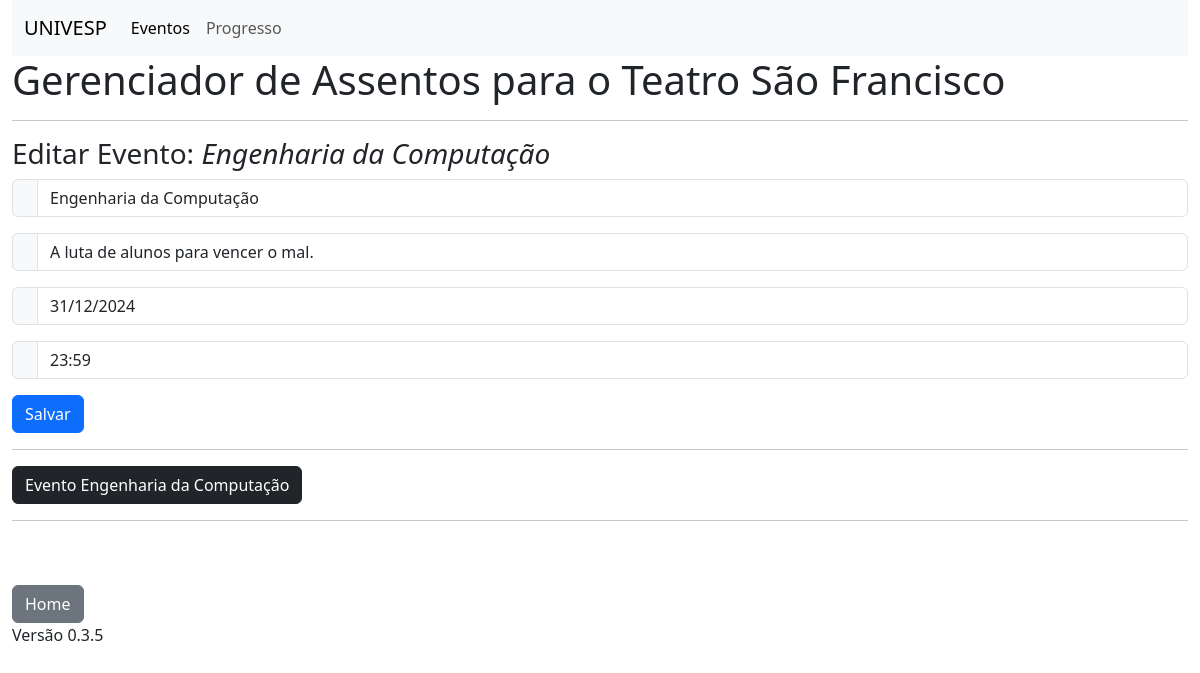
Page /evento_editar/1 on the earlier database version.
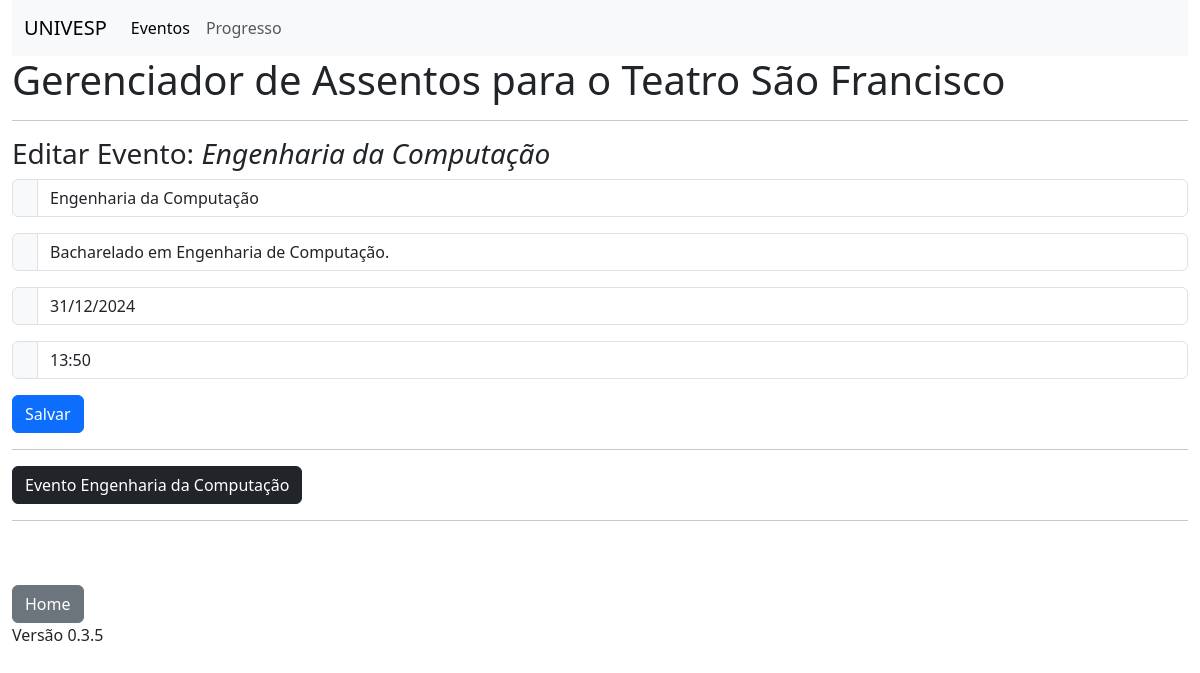
Same page on the later database version.
### models.py (models this page shows, shortened)
class Evento(db.Model):
    __tablename__ = 'eventos'
    id = db.Column(db.Integer, primary_key=True)
    nome = db.Column(db.String(100))
    descricao = db.Column(db.String(256))
    data = db.Column(db.String(10))
    hora_inicio = db.Column(db.String(5))
    lotacao = db.Column(db.Integer)
    arrecadacao = db.Column(db.Float)
    assentos = db.relationship('Assento', back_populates='evento', cascade="all, delete")
    usuario_id = db.Column(db.Integer, db.ForeignKey('usuarios.id'))
    usuario = db.relationship('Usuario', back_populates='eventos')
    clientes = db.relationship('Cliente',
                               secondary=Cliente_Evento.__table__,
                               back_populates='eventos')

### routes.py (the view, shortened to what this page needs)
@app.route('/evento_editar/<int:id>', methods=['GET','POST'])
def evento_editar(id):
    evento = Evento.query.get(id)
    if request.method=='GET':
        return render_template('evento_editar.html', evento=evento)

### templates/evento_editar.html
{% extends 'base.html' %}
{% block conteudo %}
<h1>Gerenciador de Assentos para o Teatro São Francisco</h1>
<hr>
<h3>Editar Evento: <i>{{evento.nome}}</i></h3>
<form action="/evento_editar/{{evento.id}}" method="post">
  <div class="input-group mb-3">
    <span class="input-group-text" id="basic-addon1"></span>
    <input type="text" class="form-control"
        placeholder="Nome do evento" aria-label="Username" aria-describedby="basic-addon1" name="nome" required value="{{evento.nome}}">
  </div>
  <div class="input-group mb-3">
    <span class="input-group-text" id="basic-addon1"></span>
    <input type="text" class="form-control"
        placeholder="Descrição" aria-label="Username" aria-describedby="basic-addon1" name="descricao" required value="{{evento.descricao}}">
  </div>
  <div class="input-group mb-3">
    <span class="input-group-text" id="basic-addon1"></span>
    <input type="text" class="form-control"
        placeholder="dd/mm/aaaa" aria-label="Username" aria-describedby="basic-addon1" name="data" required value="{{evento.data}}">
  </div>
  <div class="input-group mb-3">
    <span class="input-group-text" id="basic-addon1"></span>
    <input type="text" class="form-control"
        placeholder="hh:mm" aria-label="Username" aria-describedby="basic-addon1" name="hora" required value="{{evento.hora_inicio}}">
  </div>
  <button type="submit" class="btn btn-primary">Salvar</button>
</form>
<hr>
<a class="btn btn-dark" href="{{url_for('evento',id=evento.id)}}" role="button">Evento {{evento.nome}}</a>
{% endblock %}

Differences in the rows shown:
changed Evento "Engenharia da Computação": descricao "A luta de alunos para vencer o mal." → "Bacharelado em Engenharia de Computação."; hora "23:59" → "13:50"
